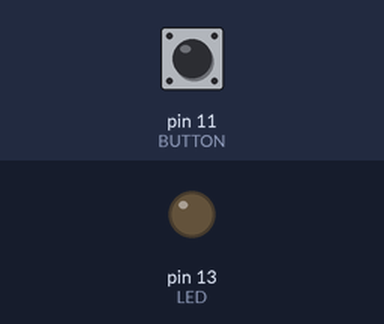
Bench run of a sketch on a simulated Arduino Uno, built with avr-gcc and run on an emulated ATmega328P. Parts: output pins drawn as LEDs (lit = HIGH). The test bench sets the inputs (shaded band); at power-on: pin 11 (BUTTON) LOW.

Above: at 1.2 s.
1.3 s: pin 11 (BUTTON) pulled HIGH for 0.15 s
At 2.2 s:
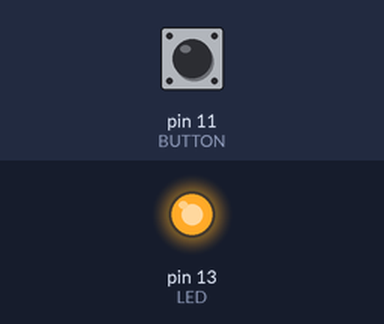
2.9 s: pin 11 (BUTTON) pulled HIGH for 1 s
At 3.4 s:
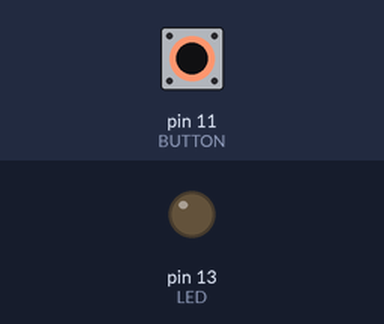
5.4 s: pin 11 (BUTTON) pulled HIGH for 3.2 s
At 6.5 s:
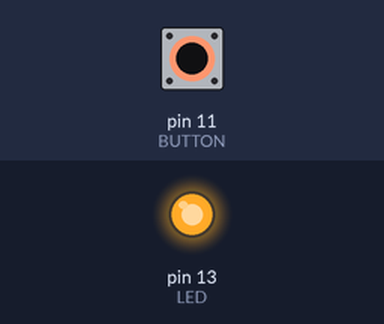
Timing chart, 0 to 8.4 s (numbered marks = the images above; inputs shaded):
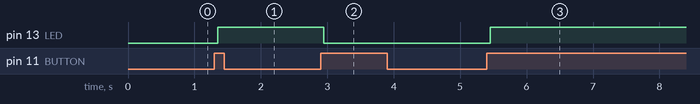

The sketch:

ButtonDebounce.ino
```cpp
#define BUTTON 11  // Define identifier BUTTON to 11
#define LED 13     // Define identifier LED to 13

// Initialize a global variables
//   `debounced_button_state` to 0 (debounced button state)
//   `last_button_state` to LOW (button not pressed)
//   `led_state` to LOW (LED off)
int debounced_button_state;
int last_button_state = LOW;
int led_state = LOW;

// Initialize a global variables
//   `last_debounce_time` to 0 (millis) since last change)
//   `debounce_delay` to 50 (millis before a change should be registered)
long last_debounce_time = 0;
long debounce_delay = 50;

void setup() {
  pinMode(LED, OUTPUT);           // Initialize LED pin as output
  pinMode(BUTTON, INPUT);         // Initialize BUTTON pin as input
  digitalWrite(LED, led_state);   // Set LED pin to led_state value
}

void loop() {
  // Read the current state of BUTTON pin
  int current_button_state = digitalRead(BUTTON);

  // If the button state has changed
  if (current_button_state != last_button_state) {
    // Set last_debounce_time to current millis
    last_debounce_time = millis();
  }

  // Set last_button_state to current_button_state value for next iteration
  last_button_state = current_button_state;

  // if difference between current millis and last_debounce_time > debounce_delay,
  // We have waited enough time for debouncing to stop.
  if ((millis() - last_debounce_time) > debounce_delay) {

    // If current button state is not the current_button_state, then it's time to register
    // the change of state and act on the button input
    if (debounced_button_state != current_button_state) {
      // Register the change of state
      debounced_button_state = current_button_state;

      // If the state changed from LOW to HIGH
      if (debounced_button_state == HIGH) {
        // Toggle the LED state variable
        led_state = !led_state;
      }
    }
  }

  digitalWrite(LED, led_state); // Set LED pin to led_state
}
```

Measured:
- after the input at 1.3 s, pin 13 (LED): LOW → HIGH after 0.05 s
- after the input at 2.9 s, pin 13 (LED): HIGH → LOW after 0.05 s
- after the input at 5.4 s, pin 13 (LED): LOW → HIGH after 0.05 s
